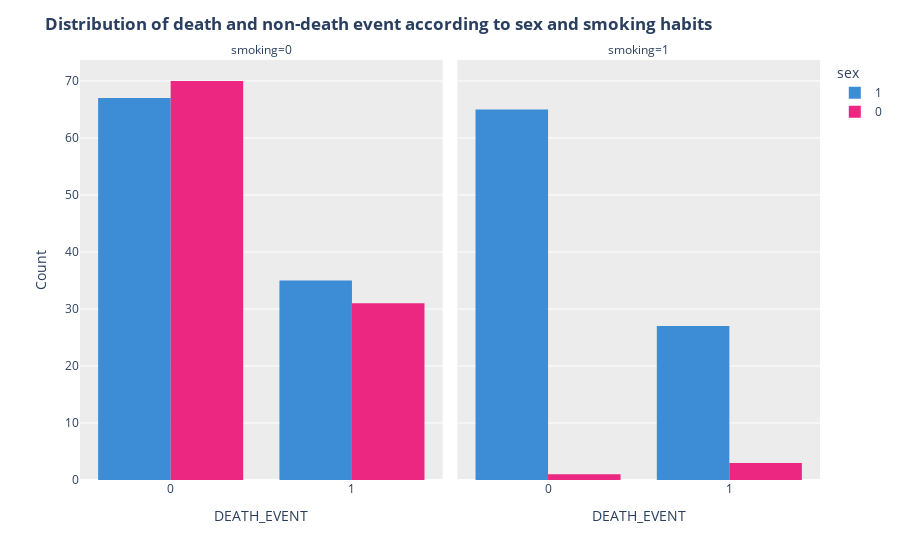

Source (notebook cell):
### Markdown cell above
## Which gender has more deaths??

### Code cell
fig = px.histogram(df, x = "DEATH_EVENT", color = "sex", barmode = "group", facet_col = "smoking",
             color_discrete_map= {1: '#3C8DD6', 0: '#EC2781'})



fig.update_layout(
            title = "<b>Distribution of death and non-death event according to sex and smoking habits</b>",
            yaxis_title = "Count",
            plot_bgcolor = "#ECECEC")

fig.show()

### Figure 1 — Plotly figure (JSON) as saved in the notebook; plotly's stock layout.template omitted (floating-point values rounded to 4 significant figures)
{"data": [{"alignmentgroup": "True", "bingroup": "x", "hovertemplate": "sex=1<br>smoking=0<br>DEATH_EVENT=%{x}<br>count=%{y}<extra></extra>", "legendgroup": "1", "marker": {"color": "#3C8DD6", "pattern": {"shape": ""}}, "name": "1", "offsetgroup": "1", "orientation": "v", "showlegend": true, "type": "histogram", "x": [1, 1, 1, 1, 1, 1, 1, 1, 1, 0, 1, 1, 1, 1, 1, 1, 0, 0, 1, 1, 1, 1, 1, 1, 1, 0, 0, 0, 0, 0, 0, 0, 0, 1, 0, 0, 0, 0, 0, 0, 0, 0, 1, 0, 0, 0, 0, 0, 1, 0, 1, 0, 0, 0, 0, 0, 1, 1, 0, 0, 0, 1, 1, 0, 0, 1, 1, 0, 0, 0, 0, 0, 0, 0, 1, 0, 0, 0, 0, 0, 0, 0, 0, 0, 1, 0, 0, 0, 0, 0, 0, 1, 0, 0, 0, 0, 0, 0, 0, 0, 0, 0], "xaxis": "x", "yaxis": "y"}, {"alignmentgroup": "True", "bingroup": "x", "hovertemplate": "sex=1<br>smoking=1<br>DEATH_EVENT=%{x}<br>count=%{y}<extra></extra>", "legendgroup": "1", "marker": {"color": "#3C8DD6", "pattern": {"shape": ""}}, "name": "1", "offsetgroup": "1", "orientation": "v", "showlegend": false, "type": "histogram", "x": [1, 1, 1, 1, 1, 1, 1, 1, 1, 1, 1, 1, 1, 1, 0, 0, 1, 1, 0, 1, 1, 0, 0, 1, 0, 1, 1, 0, 0, 0, 0, 0, 0, 0, 1, 0, 0, 0, 0, 0, 0, 1, 0, 0, 0, 0, 0, 0, 0, 0, 0, 0, 0, 0, 0, 0, 0, 0, 1, 1, 1, 0, 0, 0, 0, 0, 0, 0, 0, 0, 0, 0, 0, 0, 0, 0, 0, 0, 0, 0, 0, 1, 0, 0, 0, 0, 0, 0, 0, 0, 0, 0], "xaxis": "x2", "yaxis": "y2"}, {"alignmentgroup": "True", "bingroup": "x", "hovertemplate": "sex=0<br>smoking=0<br>DEATH_EVENT=%{x}<br>count=%{y}<extra></extra>", "legendgroup": "0", "marker": {"color": "#EC2781", "pattern": {"shape": ""}}, "name": "0", "offsetgroup": "0", "orientation": "v", "showlegend": true, "type": "histogram", "x": [1, 1, 0, 1, 1, 0, 1, 1, 1, 1, 0, 1, 1, 1, 1, 1, 1, 1, 1, 0, 1, 1, 0, 0, 1, 1, 0, 0, 0, 0, 0, 0, 1, 0, 0, 0, 0, 1, 0, 0, 0, 0, 1, 0, 0, 0, 0, 0, 0, 0, 1, 0, 0, 1, 1, 0, 0, 0, 1, 1, 0, 0, 0, 0, 0, 0, 0, 0, 0, 0, 1, 0, 1, 0, 0, 0, 0, 1, 0, 0, 0, 0, 0, 0, 0, 0, 0, 0, 0, 0, 0, 0, 0, 0, 0, 0, 0, 0, 0, 0, 0], "xaxis": "x", "yaxis": "y"}, {"alignmentgroup": "True", "bingroup": "x", "hovertemplate": "sex=0<br>smoking=1<br>DEATH_EVENT=%{x}<br>count=%{y}<extra></extra>", "legendgroup": "0", "marker": {"color": "#EC2781", "pattern": {"shape": ""}}, "name": "0", "offsetgroup": "0", "orientation": "v", "showlegend": false, "type": "histogram", "x": [1, 1, 0, 1], "xaxis": "x2", "yaxis": "y2"}], "layout": {"annotations": [{"font": {}, "showarrow": false, "text": "smoking=0", "x": 0.245, "xanchor": "center", "xref": "paper", "y": 1, "yanchor": "bottom", "yref": "paper"}, {"font": {}, "showarrow": false, "text": "smoking=1", "x": 0.755, "xanchor": "center", "xref": "paper", "y": 1, "yanchor": "bottom", "yref": "paper"}], "barmode": "group", "legend": {"title": {"text": "sex"}, "tracegroupgap": 0}, "margin": {"t": 60}, "plot_bgcolor": "#ECECEC", "title": {"text": "<b>Distribution of death and non-death event according to sex and smoking habits</b>"}, "xaxis": {"anchor": "y", "domain": [0, 0.49], "title": {"text": "DEATH_EVENT"}}, "xaxis2": {"anchor": "y2", "domain": [0.51, 1], "matches": "x", "title": {"text": "DEATH_EVENT"}}, "yaxis": {"anchor": "x", "domain": [0, 1], "title": {"text": "Count"}}, "yaxis2": {"anchor": "x2", "domain": [0, 1], "matches": "y", "showticklabels": false}}}
